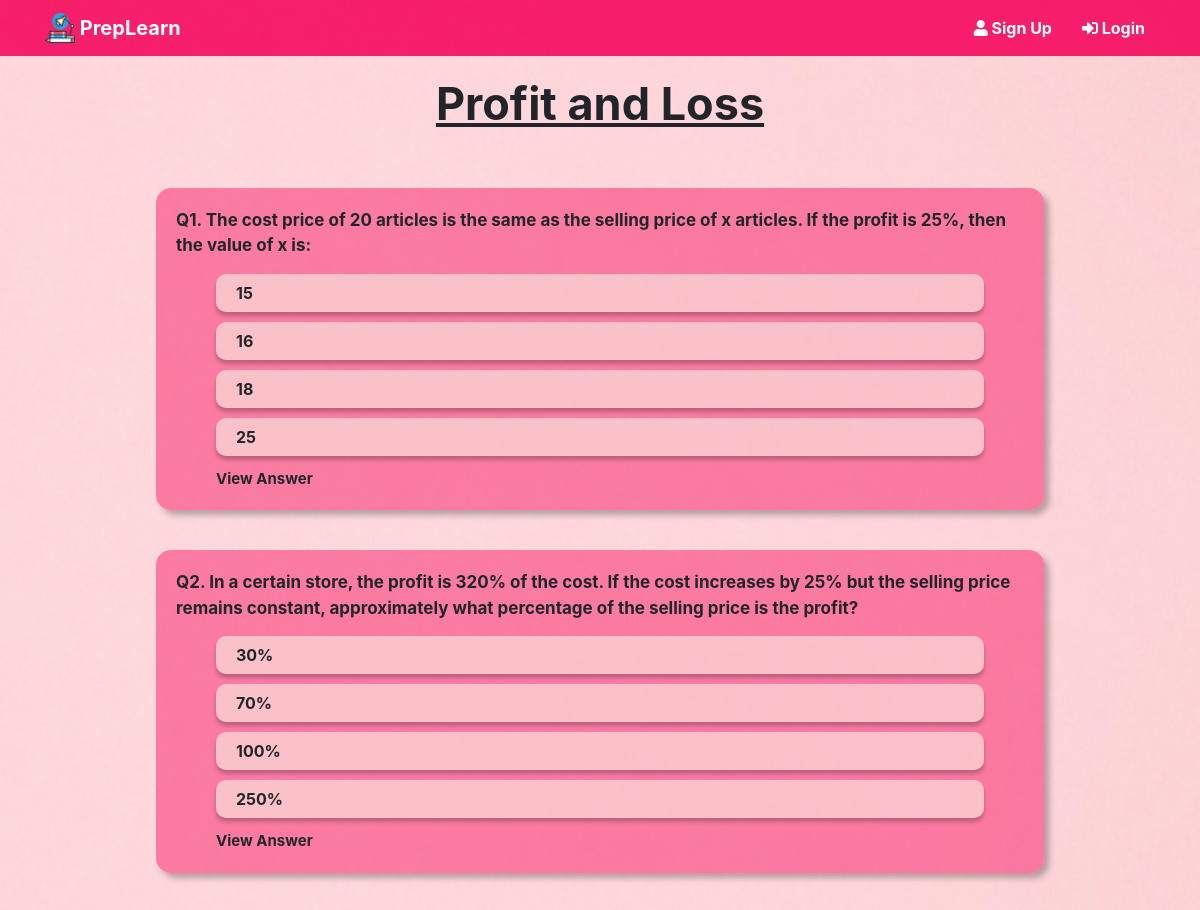
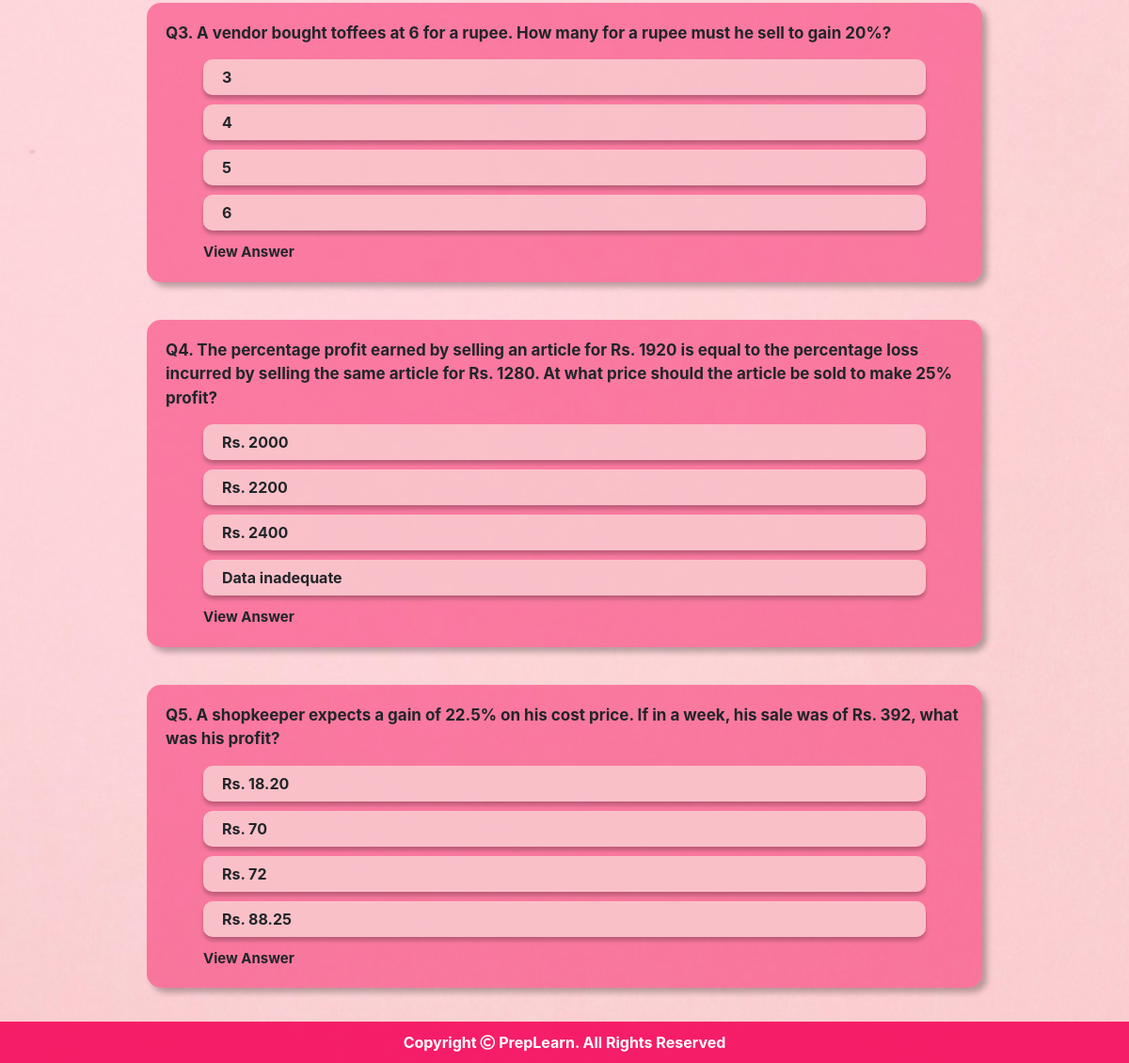
Page /practice.php?id=6 on the committed database (2 pictures, top to bottom).
### tables this page shows
CREATE TABLE `preplearn_question_sub_category` (
  `sub_category_id` int(11) NOT NULL,
  `category_id` int(11) NOT NULL,
  `sub_category_name` varchar(100) NOT NULL
);

CREATE TABLE `preplearn_questions` (
  `question_id` int(11) NOT NULL,
  `sub_category_id` int(11) NOT NULL,
  `question` varchar(2000) NOT NULL,
  `option1` varchar(1000) NOT NULL,
  `option2` varchar(1000) NOT NULL,
  `option3` varchar(1000) NOT NULL,
  `option4` varchar(1000) NOT NULL,
  `answer` int(11) NOT NULL,
  `explanation` varchar(20) NOT NULL
);

### practice.php (the view, shortened to what this page needs)
<?php
	require "php/conn.php";
    $sub_category_id = $_GET["id"];
	$sql = "SELECT * FROM preplearn_questions WHERE sub_category_id='$sub_category_id'";
	$result = $conn->query($sql);
    $count=0;
    while($row = $result->fetch_assoc()){
        $questionId[$count]=$row['question_id'];
        $question[$count]=$row["question"];
        $option1[$count]=$row["option1"];
        $option2[$count]=$row["option2"];
        $option3[$count]=$row["option3"];
        $option4[$count]=$row["option4"];
        $count++;
    }
?>
<!DOCTYPE html>
<html>
<head>
    <?php require "php/head.php"; ?>
</head>
<body>
    <?php  require "php/nav.php"; ?>
    <div class="container" style="margin-bottom: 80px;">
        <div class="indextext" style="margin-top: 70px;margin-bottom: 50px;text-align: center;">
            <?php
                $sql2 = "SELECT * FROM preplearn_question_sub_category WHERE sub_category_id='$sub_category_id'";
                $result2 = $conn->query($sql2);
                $row2 = $result2->fetch_assoc();
            ?>
            <u><?php echo $row2["sub_category_name"]; ?></u>
		</div>
        <?php
            if($count==0){
        ?>
        <div class="questionbox" style="text-align: center;font-weight: 800;font-size: xx-large;">
                COMING SOON
        </div>
        <?php
            }
            else{
			for($j=0;$j<$count;$j++){
		?>
        <div class="questionbox">
            <div class="question">
                Q<?php echo $j+1; ?>. <?php echo $question[$j]; ?>
            </div>
            <div style="margin: 15px 40px 0 40px;">
                <div class="questionoptions" onclick='answer(this,<?php echo $questionId[$j]; ?>,1)'>
                    <?php echo $option1[$j]; ?>
                </div>
                <div class="questionoptions" onclick='answer(this,<?php echo $questionId[$j]; ?>,2)'>
                    <?php echo $option2[$j]; ?>
                </div>
                <div class="questionoptions" onclick='answer(this,<?php echo $questionId[$j]; ?>,3)'>
                    <?php echo $option3[$j]; ?>
                </div>
                <div class="questionoptions" onclick='answer(this,<?php echo $questionId[$j]; ?>,4)'>
                    <?php echo $option4[$j]; ?>
                </div>
                <a href="javascript:void(0)" style="color: #212529;font-weight: bold;font-size: 15px;" onclick="view_answer(<?php echo $questionId[$j]; ?>)">View Answer</a>
            </div>
		</div>
        <?php
            }
            }
        ?>
    </div>
    <?php  require "php/footer.php"; ?>
</body>
</html>

### css/style.css (style rules this page uses)
.indextext { font-weight: 700; }
.questionbox { background-color: #f500576e; width: 80%; margin: 0 auto 40px auto; padding: 20px; border-radius: 15px; box-shadow: 5px 5px 6px 0 rgb(0 0 0 / 27%); }
.question { font-size: 17px; font-weight: 700; }
.questionoptions { font-weight: 700; padding: 7px 20px; margin-bottom: 10px; border-radius: 10px; background-color: #fbced1d6; box-shadow: 0px 4px 4px 0px rgb(0 0 0 / 24%); cursor: pointer; }
@media (min-width: 576px) { .indextext { font-size: 30px; } }
@media (min-width: 768px) { .indextext { font-size: 35px; } }
@media (min-width: 992px) { .indextext { font-size: 40px; } }
@media (min-width: 1200px) { .indextext { font-size: 45px; } }

### practice.php (style rules this page uses)
body { background: url(background/imgpractice.jpg) fixed; background-size: cover; background-color: white; }

### rows in the picture
preplearn_question_sub_category: sub_category_name "Profit and Loss"
preplearn_questions: answer "3", option1 "Rs. 18.20"

### other values in the picture
$question[$j] "The cost price of 20 articles is the same as the selling price of x articles. If the profit is 25%, then the value of x is:"
$option1[$j] "15"
$option2[$j] "16"
$option3[$j] "18"
$option4[$j] "25"
$question[$j] "In a certain store, the profit is 320% of the cost. If the cost increases by 25% but the selling price remains constant, approximately what percentage of the selling price is the profit?"
$option1[$j] "30%"
$option2[$j] "70%"
$option3[$j] "100%"
$option4[$j] "250%"
$question[$j] "A vendor bought toffees at 6 for a rupee. How many for a rupee must he sell to gain 20%?"
$option2[$j] "4"
$option3[$j] "5"
$option4[$j] "6"
$option1[$j] "Rs. 2000"
